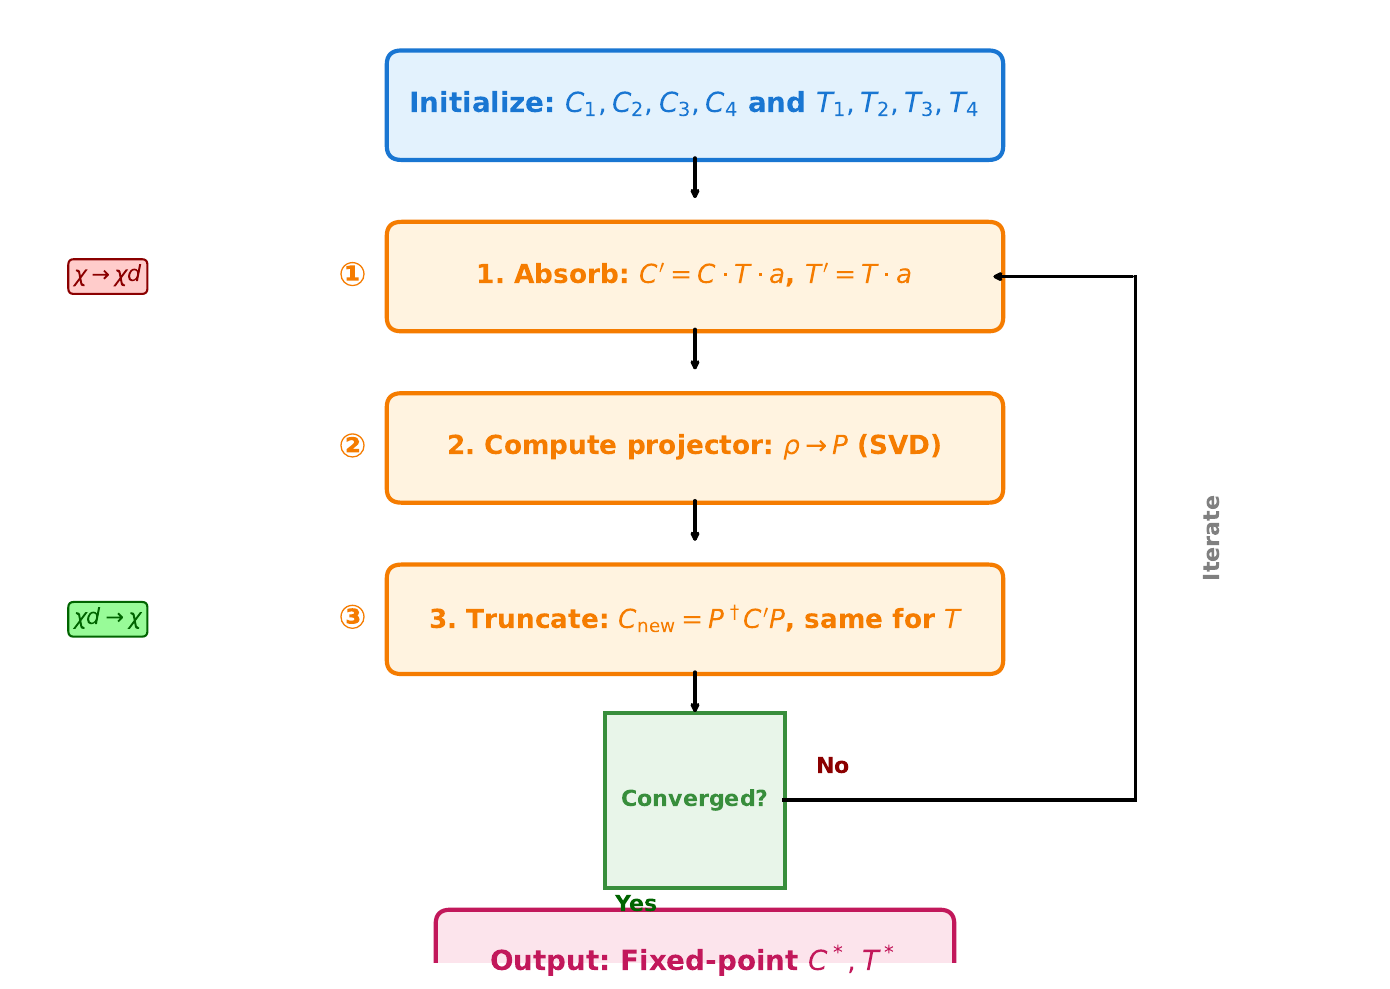

This chart was generated by the following Python code:
import matplotlib.pyplot as plt
import matplotlib.patches as patches
import numpy as np

# ============================================================
# Figure: CTMRG Complete Algorithm Flowchart
# Slide 3.5: Initialize → Absorb → Compute P → Truncate → Converged?
# ============================================================

fig, ax = plt.subplots(figsize=(14, 10))
ax.set_xlim(0, 14)
ax.set_ylim(0, 10)
ax.axis('off')

# Colors
init_color = '#E3F2FD'
init_edge = '#1976D2'
step_color = '#FFF3E0'
step_edge = '#F57C00'
decision_color = '#E8F5E9'
decision_edge = '#388E3C'
output_color = '#FCE4EC'
output_edge = '#C2185B'

# Box parameters
box_width = 5.5
box_height = 1.0
box_x = 7  # center x

# ============================================================
# Step 0: Initialize
# ============================================================
y0 = 9.0
init_rect = patches.FancyBboxPatch(
    (box_x - box_width/2, y0 - box_height/2),
    box_width, box_height,
    boxstyle="round,pad=0.15",
    edgecolor=init_edge,
    facecolor=init_color,
    linewidth=3,
    zorder=2
)
ax.add_patch(init_rect)
ax.text(box_x, y0, r'Initialize: $C_1, C_2, C_3, C_4$ and $T_1, T_2, T_3, T_4$',
       ha='center', va='center', fontsize=18, fontweight='bold', color=init_edge, zorder=3)

# Arrow down
ax.annotate('', xy=(box_x, y0 - box_height/2 - 0.6), xytext=(box_x, y0 - box_height/2 - 0.1),
           arrowprops=dict(arrowstyle='->', color='black', lw=2.5))

# ============================================================
# Step 1: Absorb (Grow)
# ============================================================
y1 = 7.2
step1_rect = patches.FancyBboxPatch(
    (box_x - box_width/2, y1 - box_height/2),
    box_width, box_height,
    boxstyle="round,pad=0.15",
    edgecolor=step_edge,
    facecolor=step_color,
    linewidth=3,
    zorder=2
)
ax.add_patch(step1_rect)
ax.text(box_x, y1, r"1. Absorb: $C' = C \cdot T \cdot a$, $T' = T \cdot a$",
       ha='center', va='center', fontsize=17, fontweight='bold', color=step_edge, zorder=3)

# Step number on left
ax.text(box_x - box_width/2 - 0.5, y1, '①', ha='center', va='center',
       fontsize=24, fontweight='bold', color=step_edge)

# Arrow down
ax.annotate('', xy=(box_x, y1 - box_height/2 - 0.6), xytext=(box_x, y1 - box_height/2 - 0.1),
           arrowprops=dict(arrowstyle='->', color='black', lw=2.5))

# ============================================================
# Step 2: Compute Projector
# ============================================================
y2 = 5.4
step2_rect = patches.FancyBboxPatch(
    (box_x - box_width/2, y2 - box_height/2),
    box_width, box_height,
    boxstyle="round,pad=0.15",
    edgecolor=step_edge,
    facecolor=step_color,
    linewidth=3,
    zorder=2
)
ax.add_patch(step2_rect)
ax.text(box_x, y2, r"2. Compute projector: $\rho \to P$ (SVD)",
       ha='center', va='center', fontsize=17, fontweight='bold', color=step_edge, zorder=3)

# Step number on left
ax.text(box_x - box_width/2 - 0.5, y2, '②', ha='center', va='center',
       fontsize=24, fontweight='bold', color=step_edge)

# Arrow down
ax.annotate('', xy=(box_x, y2 - box_height/2 - 0.6), xytext=(box_x, y2 - box_height/2 - 0.1),
           arrowprops=dict(arrowstyle='->', color='black', lw=2.5))

# ============================================================
# Step 3: Truncate
# ============================================================
y3 = 3.6
step3_rect = patches.FancyBboxPatch(
    (box_x - box_width/2, y3 - box_height/2),
    box_width, box_height,
    boxstyle="round,pad=0.15",
    edgecolor=step_edge,
    facecolor=step_color,
    linewidth=3,
    zorder=2
)
ax.add_patch(step3_rect)
ax.text(box_x, y3, r"3. Truncate: $C_{\mathrm{new}} = P^\dagger C' P$, same for $T$",
       ha='center', va='center', fontsize=17, fontweight='bold', color=step_edge, zorder=3)

# Step number on left
ax.text(box_x - box_width/2 - 0.5, y3, '③', ha='center', va='center',
       fontsize=24, fontweight='bold', color=step_edge)

# Arrow down
ax.annotate('', xy=(box_x, y3 - box_height/2 - 0.6), xytext=(box_x, y3 - box_height/2 - 0.1),
           arrowprops=dict(arrowstyle='->', color='black', lw=2.5))

# ============================================================
# Step 4: Convergence check (diamond shape)
# ============================================================
y4 = 1.7
diamond_size = 1.3
diamond = patches.RegularPolygon(
    (box_x, y4), numVertices=4, radius=diamond_size,
    orientation=np.pi/4,
    edgecolor=decision_edge,
    facecolor=decision_color,
    linewidth=3,
    zorder=2
)
ax.add_patch(diamond)
ax.text(box_x, y4, 'Converged?', ha='center', va='center',
       fontsize=16, fontweight='bold', color=decision_edge, zorder=3)

# ============================================================
# Loop back arrow (No)
# ============================================================
# Right side of diamond → up → back to step 1
loop_x = box_x + box_width/2 + 1.5
ax.plot([box_x + diamond_size*0.7, loop_x], [y4, y4], 'k-', linewidth=2.5)
ax.plot([loop_x, loop_x], [y4, y1], 'k-', linewidth=2.5)
ax.annotate('', xy=(box_x + box_width/2, y1), xytext=(loop_x, y1),
           arrowprops=dict(arrowstyle='->', color='black', lw=2.5))

# "No" label
ax.text(box_x + diamond_size*0.7 + 0.5, y4 + 0.35, 'No',
       ha='center', va='center', fontsize=16, fontweight='bold', color='darkred')

# ============================================================
# Output arrow (Yes) - goes down
# ============================================================
ax.annotate('', xy=(box_x, y4 - diamond_size - 0.5), xytext=(box_x, y4 - diamond_size*0.7),
           arrowprops=dict(arrowstyle='->', color='black', lw=2.5))

# "Yes" label
ax.text(box_x - 0.6, y4 - diamond_size*0.85, 'Yes',
       ha='center', va='center', fontsize=16, fontweight='bold', color='darkgreen')

# Output box
yo = 0.0
output_rect = patches.FancyBboxPatch(
    (box_x - 2.5, yo - 0.4),
    5, 0.8,
    boxstyle="round,pad=0.15",
    edgecolor=output_edge,
    facecolor=output_color,
    linewidth=3,
    zorder=2
)
ax.add_patch(output_rect)
ax.text(box_x, yo, r'Output: Fixed-point $C^*, T^*$',
       ha='center', va='center', fontsize=17, fontweight='bold', color=output_edge, zorder=3)

# ============================================================
# Side annotations
# ============================================================
# Left side: what grows
ax.text(1.0, y1, r'$\chi \to \chi d$',
       ha='center', va='center', fontsize=16, fontweight='bold', color='darkred',
       bbox=dict(boxstyle='round,pad=0.25', facecolor='#FFCCCB',
                edgecolor='darkred', linewidth=1.5))

# Left side: what truncates
ax.text(1.0, y3, r'$\chi d \to \chi$',
       ha='center', va='center', fontsize=16, fontweight='bold', color='darkgreen',
       bbox=dict(boxstyle='round,pad=0.25', facecolor='#98FB98',
                edgecolor='darkgreen', linewidth=1.5))

# Right side: iteration count
ax.text(loop_x + 0.8, (y1 + y4)/2, 'Iterate',
       ha='center', va='center', fontsize=16, fontweight='bold', color='gray',
       rotation=90)

# ============================================================
# Save figure
# ============================================================
plt.tight_layout()
plt.savefig('figures/fig_ctmrg_algorithm.pdf', format='pdf', bbox_inches='tight', dpi=300)
plt.savefig('figures/fig_ctmrg_algorithm.png', format='png', bbox_inches='tight', dpi=150)
print("Saved: figures/fig_ctmrg_algorithm.pdf")
print("Saved: figures/fig_ctmrg_algorithm.png")
plt.close()
